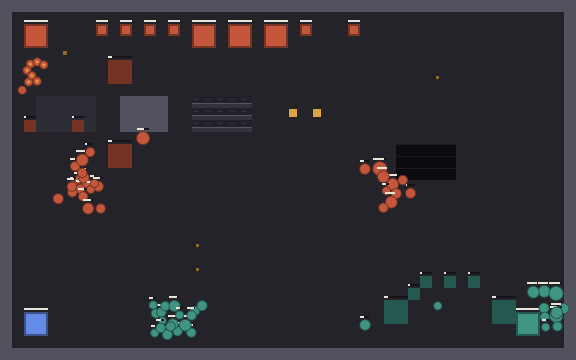
#> input picture driver/tests/goldens/showcase.png, 576 x 360 px; its folder holds only this picture in this run
$ python -i maw_final.py   (imports and definitions only)
#> lines starting #> are read from the running program, lines starting #| are printed output that depends on the picture
"""The Maw and its assembly cradle.

The Maw is the approved Kilnjaw: treads on six bogies, a low armored deck, a
horizontal cutter drum under a hood, a conveyor to a kiln. Its drawing code
is ported from the approved study, with the study's clock replaced by the
state the shell supplies: belt travel per side, drum deploy and spin,
conveyor travel and kiln heat. The shell draws it from runtime layers that
share one 256px canvas (four tiles), north-facing, pivoting about the canvas
centre:

- tread cleats, left and right, at one-pixel phases of their 7px pitch;
- the hull, with the moving cleats and conveyor slats cut out;
- conveyor slats at one-pixel phases;
- scrap clumps that ride the belt, heating toward the kiln;
- the kiln, and its glow drawn over it at the kiln's heat;
- the drum's arms at deploy steps;
- the drum and hood at spin steps over half a turn, fully lowered; the
  shell slides them back by `DRUM_STOW` canvas pixels as they stow.

Every layer is the study's drawing moved `CENTRE` pixels toward the nose, so
the hull is centred on the unit and the lowered drum's front edge, body and end
plates alike, meets the hull's collision edge, where the cutter reaches.

The cradle is a 3x3 bed between raised runways. Its site frames fade the
stowed Maw in through the building opacity steps; a bridge crane and its
trolley are separate layers the shell places from assembly progress. A
finished Maw stands up facing east, the heading a new unit takes, so the
whole cradle is drawn north-facing and turned a quarter turn clockwise. Its
crew works from four pads off its north and south faces, each with a lamp on
the runway beside it that lights while that place is worked.
"""

from __future__ import annotations

import functools
import math
import random
from pathlib import Path

from PIL import Image, ImageChops, ImageDraw

from tools import gen_sprites as gen

Registry = dict[str, Image.Image]

SS = 3
SIZE = 256
CRADLE = 192
CRADLE_INSET = (SIZE - CRADLE) // 2

VOID = (12, 13, 17)
DEEP = (25, 27, 32)
DARK = (48, 47, 53)
IRON = (72, 71, 77)
EDGE = (108, 106, 111)
STEEL = (152, 146, 139)
LIGHT = (199, 187, 166)
RUST = (111, 72, 49)
BRASS = (137, 111, 64)
PAINT = {"base": (154, 73, 48), "probe": (40, 139, 158)}

SCRAP = gen.SCRAP
SCRAP_DARK = gen.SCRAP_DARK
SCRAP_LIGHT = gen.SCRAP_LIGHT
BONE = gen.BONE
WRECK = ((58, 58, 68), (44, 44, 52), (86, 64, 40), (72, 72, 84))
HOT = ((214, 128, 52), (236, 158, 70), (250, 214, 150))
KILN_HOT = (196, 112, 48)

TREAD_PITCH = 7
SLAT_PITCH = 7
DRUM_FRAMES = 18
DRUM_PERIOD = math.pi
DRUM_STOW = 8
CENTRE = 10
ARM_STEPS = 4
BELT = (113, 99, 143, 181)
HOOD_EXIT = 99.0
KILN_IN = 176.0
SCRAP_VARIANTS = 6
HEAT_STEPS = 4
CLUMP = 24
HULL_OPACITY = (96, 160, 224)
BOGIES = [(38, y, 63, y + 39) for y in (85, 130, 175)] + [
    (193, y, 218, y + 39) for y in (85, 130, 175)
]


class Draw:
    def __init__(self, size: int = SIZE):
        self.im = Image.new("RGBA", (size * SS, size * SS))
        self.d = ImageDraw.Draw(self.im)

    def poly(self, pts, c):
        self.d.polygon([(round(x * SS), round(y * SS)) for x, y in pts], fill=c)

    # [12 lines left out: functions line, box, not called in this run]

    def disk(self, x, y, r, c):
        self.d.ellipse(tuple(round(v * SS) for v in (x - r, y - r, x + r, y + r)), fill=c)

    # [58 lines left out: functions plate, bolt, beam, hydraulic, not called in this run]

    def hose(self, pts):
        self.line(pts, VOID, 3)
        self.line(pts, RUST, 1)

    # [16 lines left out: functions vent, armor, not called in this run]

    def finish(self) -> Image.Image:
        size = self.im.width // SS
        return self.im.resize((size, size), Image.Resampling.LANCZOS)


def mix(a, b, u):
    return a + (b - a) * u


def point(a, b, u):
    return (mix(a[0], b[0], u), mix(a[1], b[1], u))


# [114 lines left out: functions belt, engine, chassis, conveyor, kiln, not called in this run]


def drum_row(deploy: float) -> float:
    return 65 + DRUM_STOW * (1 - deploy)


# [105 lines left out: functions hood_row, arms, drum, _centred, render_maw, render_study and 1 more, not called in this run]


def _moving(frames: list[Image.Image]) -> Image.Image:
    """Pixels that differ between any frame and the first."""
    first = frames[0]
    mask = Image.new("L", first.size)
    for frame in frames[1:]:
        diff = ImageChops.difference(first, frame).convert("RGB")
        r, g, b = diff.split()
        changed = ImageChops.lighter(ImageChops.lighter(r, g), b).point(lambda v: 255 if v else 0)
        alpha = ImageChops.difference(first.getchannel("A"), frame.getchannel("A")).point(
            lambda v: 255 if v else 0
        )
        mask = ImageChops.lighter(mask, ImageChops.lighter(changed, alpha))
    return mask


# [4 lines left out: function _keep, not called in this run]


def _without(image: Image.Image, mask: Image.Image) -> Image.Image:
    return _keep(image, ImageChops.invert(mask))


# [18 lines left out: functions _base, _tread_frames, not called in this run]


@functools.lru_cache(maxsize=None)
def _slat_frames() -> tuple[Image.Image, ...]:
    return tuple(_base("base", shift=float(k)) for k in range(SLAT_PITCH))


@functools.lru_cache(maxsize=None)
def _masks() -> tuple[Image.Image, Image.Image, Image.Image]:
    return (_moving(list(_tread_frames(0))), _moving(list(_tread_frames(1))), _moving(list(_slat_frames())))


def render_tread(side: int, phase: int) -> Image.Image:
    """One side's moving cleats at a phase of their pitch; untinted."""
    return _centred(_keep(_tread_frames(side)[phase], _masks()[side]))


def render_slats(phase: int) -> Image.Image:
    return _centred(_keep(_slat_frames()[phase], _masks()[2]))


# [5 lines left out: function render_hull, not called in this run]


def _kiln_cold() -> Image.Image:
    return _alone(lambda d: kiln(d, 0.0))


def render_kiln() -> Image.Image:
    return _centred(_kiln_cold())


# [5 lines left out: function render_kiln_glow, not called in this run]


def render_arms(step: int) -> Image.Image:
    return _centred(_alone(lambda d: arms(d, step / ARM_STEPS)))


# [18 lines left out: functions render_drum, shard, not called in this run]


def heated(base, heat: float):
    target = HOT[min(2, int(heat * 3))]
    return tuple(round(p + (q - p) * heat) for p, q in zip(base, target))


# [25 lines left out: functions clump, render_scrap, not called in this run]


# The cradle: a bed between raised runways, drawn on the hull's canvas and
# cropped to the 3x3 footprint.
RUNWAYS = (38, 218)
POSTS = (40, 128, 216)
BRIDGE_ROW = 128
TROLLEY = (128, 128)


# [100 lines left out: functions _bed, _runways, _bridge, _trolley, _weld, _crop and 5 more, not called in this run]


PAD = 64
LAMP = 16


# [35 lines left out: functions render_pad, render_lamp, not called in this run]


def _save(registry: Registry, out: Path, name: str, image: Image.Image) -> None:
    gen.save_sprite(image, out, name)
    registry[name] = image


# [42 lines left out: function install_maw, not called in this run]

>>> import cv2
>>> picture = cv2.imread('../../driver/tests/goldens/showcase.png', cv2.IMREAD_GRAYSCALE)
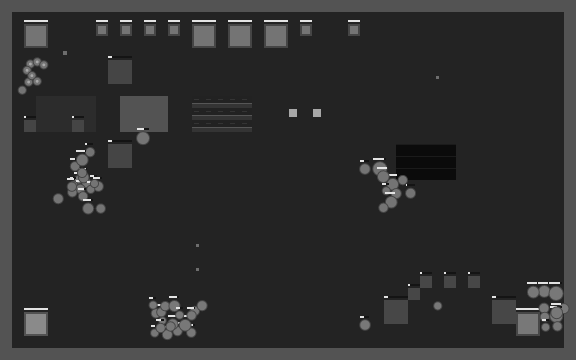
#> picture: shape (360, 576); min 11, max 227, mean 45
>>> result = _moving(picture)
#> in _moving, `first = frames[0]`: first = 576 values from 83 to 83
#> (the run stopped early here; a loop or call above may not have finished)

$ run again, on driver/tests/goldens/skirmish-t0.png
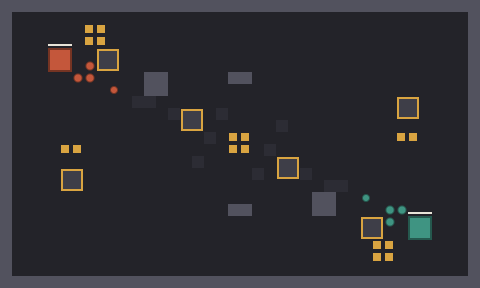
#> input picture driver/tests/goldens/skirmish-t0.png, 480 x 288 px
#> `picture = cv2.imread('../../driver/tests/goldens/showcase.png', cv2.IM..`:
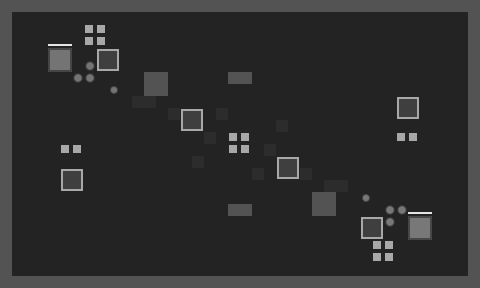
#> picture: shape (288, 480); min 35, max 227, mean 45.1
#> first = 480 values from 83 to 83
